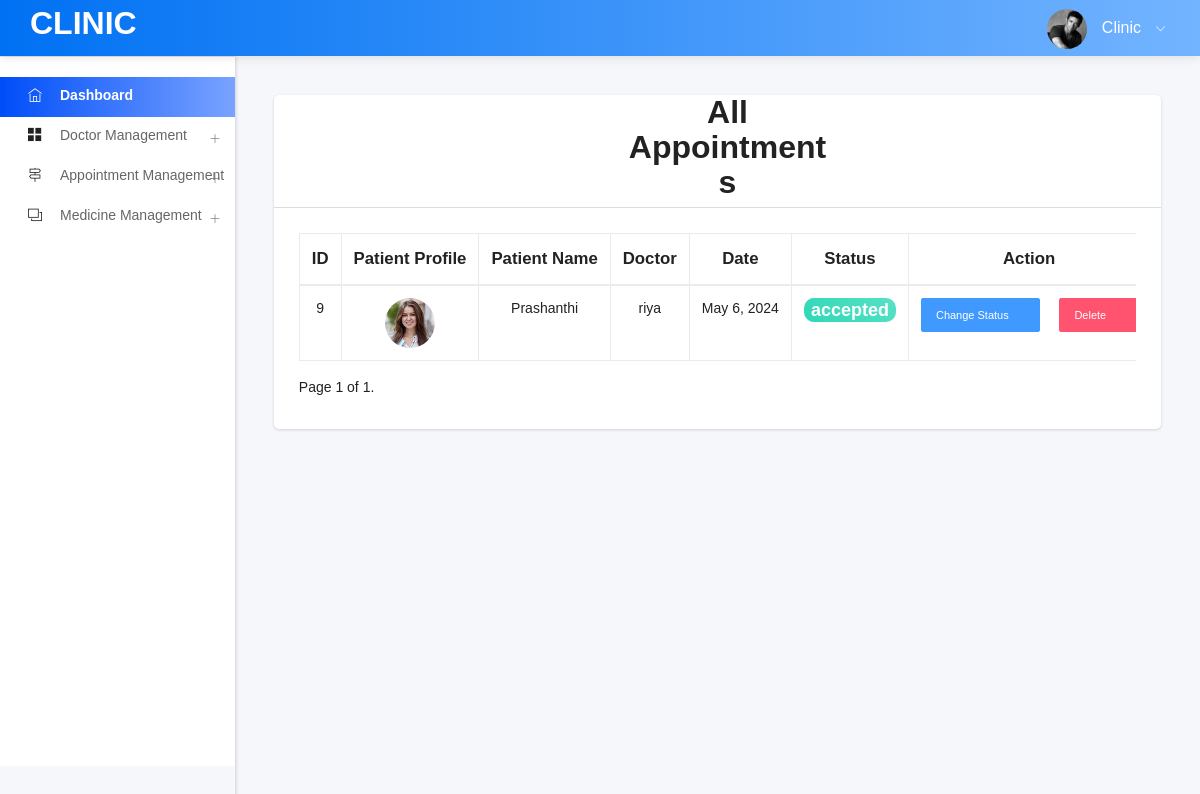
Page /clinic-allappointments on the committed database.
### adminapp/models.py (models this page shows)
class Appointment(models.Model):
    SERVICE_CHOICES = [
        ('dentist', 'Dentist'),
        ('doctor', 'Doctor'),
        ('physical-therapy', 'Physical Therapy'),
    ]
    CLINIC_CHOICES = [
        ('in-clinic', 'In-clinic'),
        ('virtual', 'Virtual'),
    ]
    service = models.CharField(max_length=20, choices=SERVICE_CHOICES)
    date = models.DateField()
    time = models.TimeField()
    name = models.CharField(max_length=100)
    email = models.EmailField()
    phone = models.CharField(max_length=15)
    clinic = models.CharField(max_length=20, choices=CLINIC_CHOICES)
    fee = models.DecimalField(max_digits=10, decimal_places=2)
    appointment_status = models.CharField(max_length=50, help_text='Appointment status', null=True, default='pending')
    patient=models.ForeignKey(PatientModel, on_delete=models.CASCADE,null=True)
    appointed_doctor = models.CharField(max_length=20,null=True)
    class Meta:
        db_table = 'appointment_details'

### mainapp/models.py (models this page shows)
class PatientModel(models.Model):
    patient_id = models.AutoField(primary_key=True)
    patient_name = models.CharField(max_length=100)
    patient_dob = models.DateField(max_length=20, null=True)
    patient_age = models.IntegerField(null=True)
    patient_email = models.EmailField(max_length=100)
    patient_password = models.CharField(max_length=100)
    patient_contact = models.CharField(max_length=15)
    patient_city = models.TextField(null=True)
    patient_image = models.ImageField(upload_to='user/images')
    patient_status = models.CharField(help_text='user_status', max_length=50, null=True, default='pending')
    Last_Login_Time = models.TimeField(auto_now_add=True, null=True)
    Last_Login_Date = models.DateField(auto_now_add=True, null=True)
    No_Of_Times_Login = models.IntegerField(default=0, null=True)
    Message = models.TextField(max_length=250, null=True)
    class Meta:
        db_table = 'patient_details'

### userapp/views.py (the view)
# urls.py: path('clinic-allappointments',user_views.clinic_allappointments,name='clinic_allappointments'),
def clinic_allappointments(request):
    all_appointments  = Appointment.objects.all()
    paginator = Paginator(all_appointments, 5)
    page_number = request.GET.get('page')
    post = paginator.get_page(page_number)
    return render(request,'user/clinic-allappointments.html', {"allu" : all_appointments, 'user' : post,})

### assets/templates/user/clinic-allappointments.html (shortened to what this page needs)
{% load static %}
<!DOCTYPE html>
<html lang="en">
<head>
        <link rel="stylesheet" type="text/css" href="{% static 'user/css/bootstrap/css/bootstrap.min.css' %}">
        <link rel="stylesheet" type="text/css" href="{% static 'user/icon/themify-icons/themify-icons.css' %}">
        <link rel="stylesheet" type="text/css" href="{% static 'user/icon/font-awesome/css/font-awesome.min.css' %}">
        <link rel="stylesheet" type="text/css" href="{% static 'user/icon/icofont/css/icofont.css' %}">
        <link rel="stylesheet" type="text/css" href="{% static 'user/css/style.css' %}">
        <link rel="stylesheet" type="text/css" href="{% static 'user/css/jquery.mCustomScrollbar.css' %}">
</head>
  <body>
  <div id="pcoded" class="pcoded">
      <div class="pcoded-container navbar-wrapper">
          <nav class="navbar header-navbar pcoded-header">
             <div class="navbar-wrapper">
                <div class="navbar-logo">
                    <a href="admindashboard.html">
                        <h2 style="margin-left: 20px;">
                        Clinic
                    </h2>
                    </a>
               </div>
                 <div class="navbar-container container-fluid">
                     <ul class="nav-right">
                         <li class="user-profile header-notification">
                             <a href="#!">
                                 <img src="assets/images/avatar-4.jpg" class="img-radius" alt="User-Profile-Image">
                                 <span>Clinic</span>
                                 <i class="ti-angle-down"></i>
                             </a>
                         </li>
                     </ul>
                 </div>
             </div>
         </nav>
         <div class="pcoded-main-container">
            <div class="pcoded-wrapper">
                <nav class="pcoded-navbar">
                    <div class="pcoded-inner-navbar main-menu">
                        <div class="pcoded-navigatio-lavel" data-i18n="nav.category.navigation"></div>
                        <ul class="pcoded-item pcoded-left-item">
                            <li class="active">
                                <a href="{% url 'clinic_dashboard' %}">
                                    <span class="pcoded-micon"><i class="ti-home"></i><b>D</b></span>
                                    <span class="pcoded-mtext" data-i18n="nav.dash.main">Dashboard</span>
                                </a>
                            </li>
                            <li class="pcoded-hasmenu">
                                <a href="javascript:void(0)">
                                    <span class="pcoded-micon"><i class="ti-layout-grid2-alt"></i></span>
                                    <span class="pcoded-mtext" data-i18n="nav.basic-components.main">Doctor
                                        Management</span>
                                </a>
                            </li>
                            <li class="pcoded-hasmenu">
                                <a href="javascript:void(0)">
                                    <span class="pcoded-micon"><i class="ti-direction-alt"></i></span>
                                    <span class="pcoded-mtext" data-i18n="nav.basic-components.main">Appointment
                                        Management</span>
                                </a>
                            </li>
                            <li class="pcoded-hasmenu">
                                <a href="javascript:void(0)">
                                    <span class="pcoded-micon"><i class="ti-layers"></i></span>
                                    <span class="pcoded-mtext" data-i18n="nav.basic-components.main">Medicine
                                        Management</span>
                                </a>
                            </li>
                        </ul>
                    </div>
                </nav>
                <div class="pcoded-content">
                    <div class="pcoded-inner-content">
                        <div class="main-body">
                            <div class="page-wrapper">
                                <div class="page-body">
                                    <div class="row">
                                        <div class="col-sm-12">
                                            <div class="card tabs-card">
                                                <div class="card-block p-0">
                                                    <ul class="nav nav-tabs md-tabs justify-content-center" role="tablist">
                                                        <li class="nav-item">
                                                            <a href="admindashboard.html">
                                                                <h2 style="margin-left: 20px;">
                                                               All Appointments
                                                            </h2>
                                                            </a>
                                                        </li>
                                                    </ul>
                                                    <div class="tab-content card-block">
                                                        <div class="tab-pane active" id="home3" role="tabpanel">
                                                            <div class="table-responsive">
                                                                <table class="table table-bordered">
                                                                    <tr>
                                                                        <th class="text-center" style="font-size: larger;">ID</th>
                                                                        <th class="text-center" style="font-size: larger;">Patient Profile</th>
                                                                        <th class="text-center" style="font-size: larger;">Patient Name</th>
                                                                        <th class="text-center" style="font-size: larger;">Doctor</th>
                                                                        <th class="text-center" style="font-size: larger;">Date</th>
                                                                        <th class="text-center" style="font-size: larger;">Status</th>
                                                                        <th class="text-center" style="font-size: larger;">Action</th>
                                                                    </tr>
                                                                <tbody>
                                                                    {% for a in user %}
                                                                    <tr>
                                                                        <td class="text-center">{{ a.id }}</td>
                                                                        <td class="text-center">
                                                                            <img src="media/{{a.patient.patient_image}}" alt="Doctor" width="50" height="50"
                                                                                        class="rounded-circle">
                                                                        </td>
                                                                        <td class="text-center">{{ a.patient.patient_name }}</td>
                                                                        <td class="text-center">{{ a.appointed_doctor }}</td>
                                                                        <td class="text-center">{{ a.date }}</td>
                                                                        <td class="text-center">
                                                                            <span class="badge {% if a.appointment_status == 'accepted' %}badge-success{% else %}badge-danger{% endif %}" style="font-size: large;">{{ a.appointment_status }}</span>
                                                                        </td>
                                                                        <td>
                                                                            <a href="{% url 'appointment_status' a.id %}">
                                                                                <button
                                                                                  type="button"
                                                                                  class="btn btn-primary btn-sm btn-icon-text mr-3"
                                                                                >
                                                                                  Change Status
                                                                                </button>
                                                                              </a>
                                                                            <a href="{% url 'delete_appointment' a.id %}">
                                                                                <button
                                                                                  onclick="return myFunction()"
                                                                                  class="btn btn-danger btn-sm btn-icon-text"
                                                                                >
                                                                                  Delete
                                                                                </button>
                                                                              </a>
                                                                        </td>
                                                                    </tr>
                                                                    {% endfor %}
                                                                </table>
                                                                <nav aria-label="Page navigation example ">
                                                                    Page {{ user.number }} of {{ user.paginator.num_pages }}.
                                                                  </nav>
                                                            </div>
                                                        </div>
                                                    </div>
                                                </div>
                                            </div>
                                        </div>
                                    </div>
                                </div>
                            </div>
                        </div>
                    </div>
                </div>
            </body>
            </html>

### rows in the picture
Appointment: id "9", patient.patient_image (picture), patient.patient_name "Prashanthi", appointed_doctor "riya", date "May 6, 2024", appointment_status "accepted"

### other values in the picture
{{ user.number }} "1"
{{ user.paginator.num_pages }} "1"
